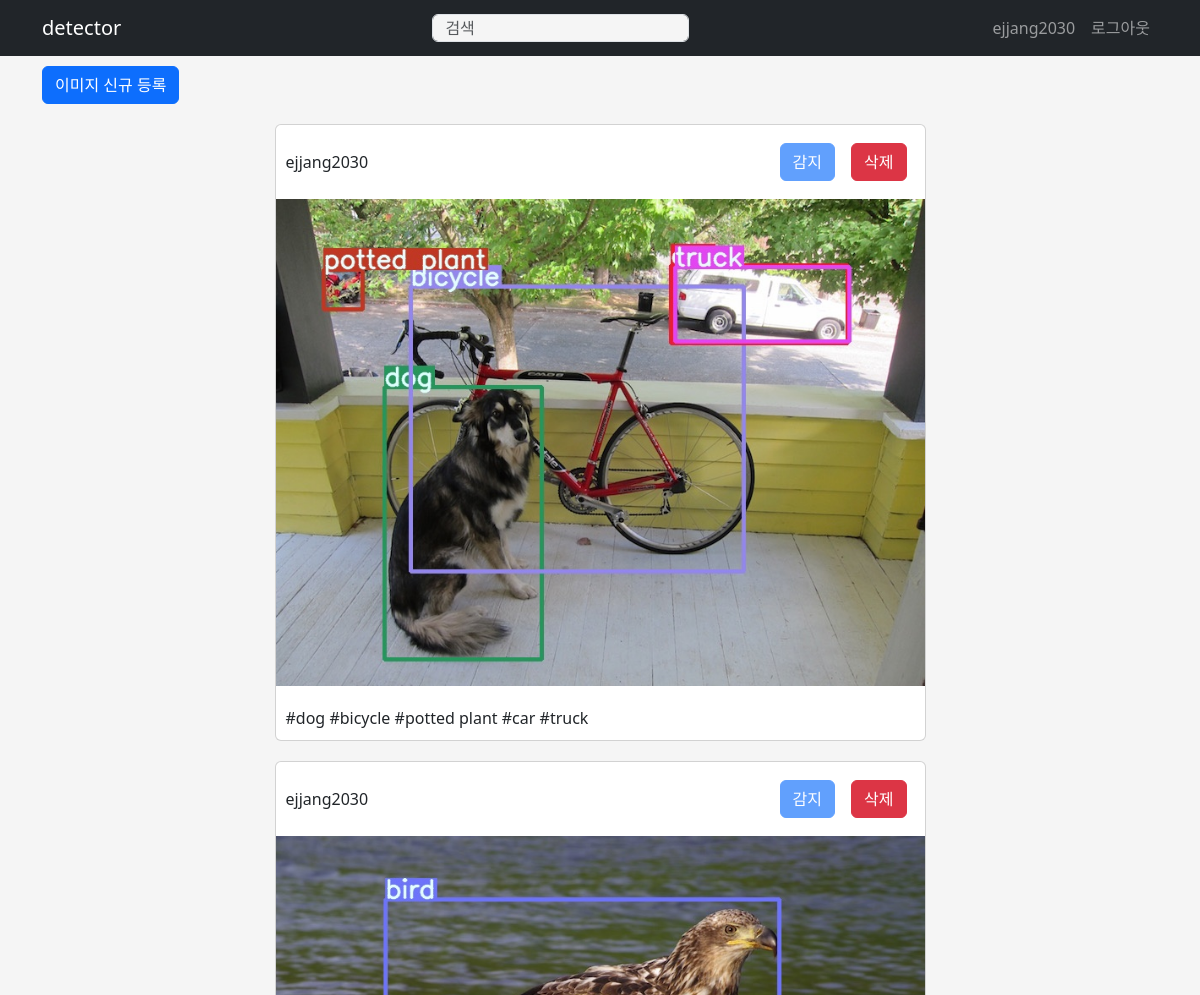
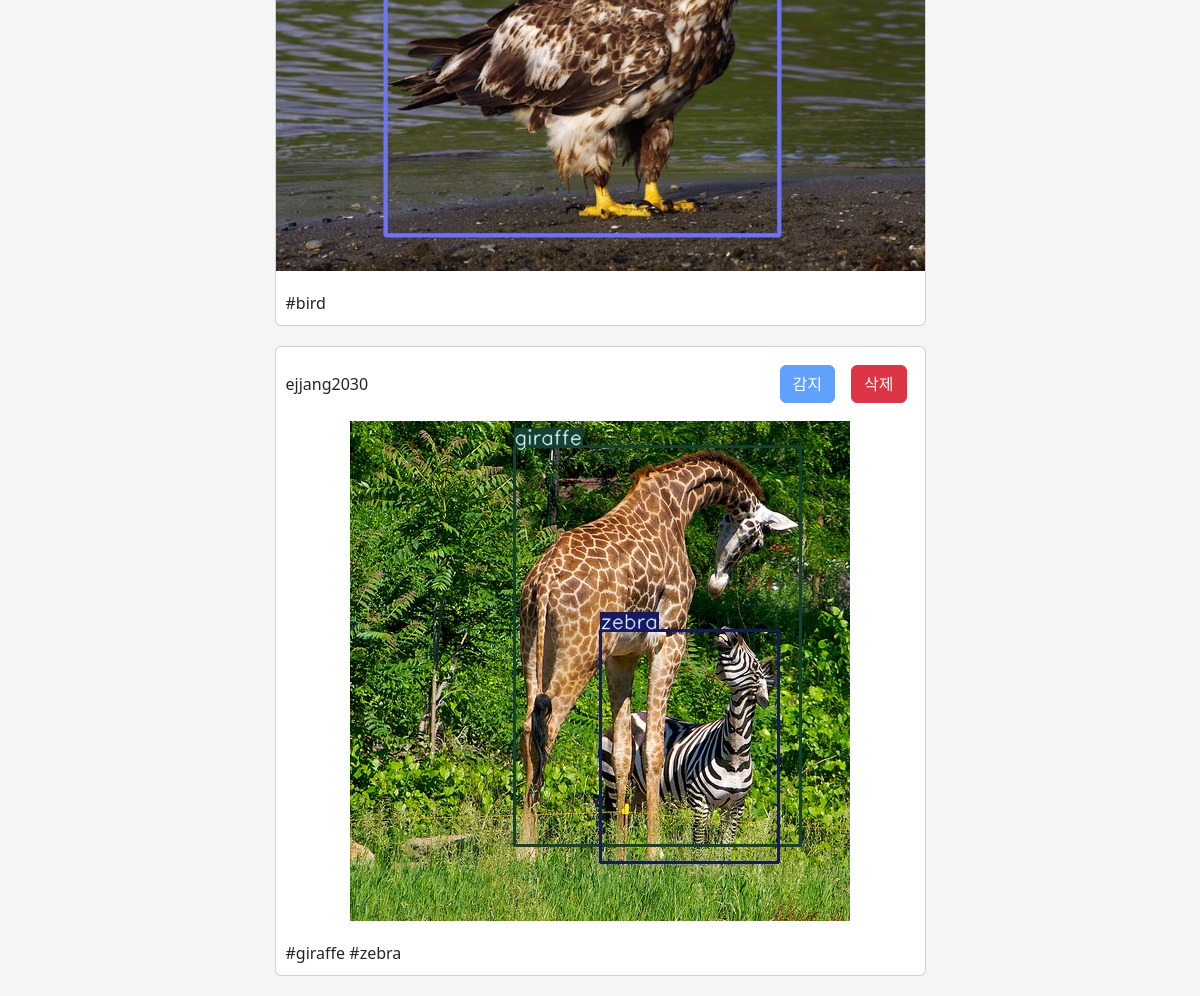
The page / (signed in) on the database its author committed (2 pictures, top to bottom).
### apps/crud/models.py (models this page shows, shortened)
class User(db.Model, UserMixin):
    __tablename__ = 'users'
    id = db.Column(db.Integer, primary_key=True)
    username = db.Column(db.String, index=True)
    email = db.Column(db.String, unique=True, index=True)
    password_hash = db.Column(db.String)
    created_at = db.Column(db.DateTime, default=datetime.now)
    updated_at = db.Column(
        db.DateTime,
        default=datetime.now,
        onupdate=datetime.now
    )
    user_images = db.relationship("UserImage", backref='user')
    @property
    def password(self):
        raise AttributeError("읽어 들일 수 없음")
    @login_manager.user_loader
    def load_user(user_id):
        return User.query.get(user_id)

### apps/detector/models.py (models this page shows)
class UserImage(db.Model):
    __tablename__ = 'user_images'
    id = db.Column(db.Integer, primary_key=True)
    user_id = db.Column(db.String, db.ForeignKey('users.id'))
    image_path = db.Column(db.String)
    is_detected = db.Column(db.Boolean, default=False)
    created_at = db.Column(db.DateTime, default=datetime.now)
    updated_at = db.Column(
        db.DateTime, default=datetime.now, onupdate=datetime.now
    )

class UserImageTag(db.Model):
    __tablename__ = "user_image_tags"
    id = db.Column(db.Integer, primary_key=True)
    user_image_id = db.Column(db.String, db.ForeignKey('user_images.id'))
    tag_name = db.Column(db.String)
    created_at = db.Column(db.DateTime, default=datetime.now)
    updated_at = db.Column(db.DateTime, default=datetime.now, onupdate=datetime.now)

### apps/detector/views.py (the view)
@dt.route('/')
def index():
    user_images = (
        db.session.query(User, UserImage)
            .join(UserImage)
            .filter(User.id == UserImage.user_id)
            .all()
    )
    user_image_tag_dict = {}
    for user_image in user_images:
        user_image_tags = (
            db.session.query(UserImageTag)
                .filter(UserImageTag.user_image_id == user_image.UserImage.id)
                .all()
        )
        user_image_tag_dict[user_image.UserImage.id] = user_image_tags
    detector_form = DetectorForm()
    delete_form = DeleteForm()
    return render_template(
        'detector/index.html',
        user_images=user_images,
        user_image_tag_dict=user_image_tag_dict,
        detector_form=detector_form,
        delete_form=delete_form
    )

### apps/detector/forms.py
class DetectorForm(FlaskForm):
    submit = SubmitField('감지')

class DeleteForm(FlaskForm):
    submit = SubmitField("삭제")

### apps/detector/templates/detector/index.html (shortened to what this page needs)
{% extends 'detector/base.html' %}
{% block content %}
<div class="col-md-10 text-right dt-image-register-btn">
    <a href="{{ url_for('detector.upload_image') }}" class="btn btn-primary">
        이미지 신규 등록
    </a>
</div>
{% for user_image in user_images %}
<div class="card col-md-7 dt-image-content">
    <header class="d-flex justify-content-between">
        <div class="dt-image-username">{{ user_image.User.username }}</div>
        <div class="d-flex flex-row-reverse">
            <div class="p-2">
                <form
                    action="{{ url_for('detector.delete_image', image_id=user_image.UserImage.id) }}"
                    method="POST"
                >
                    {% if current_user.id == user_image.User.id %}
                    {{ delete_form.submit(class="btn btn-danger") }}
                    {% else %}
                    {{ delete_form.submit(class="btn btn-danger", disabled="disabled") }}
                    {% endif %}
                </form>
            </div>
            <div class="p-2">
                <form
                    action="{{ url_for('detector.detect', image_id=user_image.UserImage.id) }}"
                    method="POST"
                >
                    {% if current_user.id == user_image.User.id and user_image.UserImage.is_detected == False %}
                    {{ detector_form.submit(class="btn btn-primary") }}
                    {% else %}
                    {{ detector_form.submit(class="btn btn-primary", disabled="disabled") }}
                    {% endif %}
                </form>
            </div>
        </div>
    </header>
    <section>
        <img
            src="{{ url_for('detector.image_file', filename=user_image.UserImage.image_path) }}"
            alt="업로드 이미지"
        />
    </section>
    <footer>
        {% for tag in user_image_tag_dict[user_image.UserImage.id] %}
            #{{ tag.tag_name }}
        {% endfor %}
    </footer>
</div>
{% endfor %}
{% endblock %}

### apps/detector/templates/detector/base.html (shortened to what this page needs)
<!DOCTYPE html>
<html lang="ko">
    <head>
        <link rel="stylesheet" href="{{ url_for('static', filename='css/bootstrap.min.css') }}" />
        <link rel="stylesheet" href="{{ url_for('static', filename='css/style.css') }}" />
    </head>
    <body>
        <nav class="navbar navbar-expand-lg navbar-dark bg-dark">
            <div class="container">
                <a class="navbar-brand " href="{{ url_for('detector.index') }}">detector</a>
                {% if url_for(request.endpoint) == url_for('detector.index') or url_for(request.endpoint) == url_for('detector.search') %}
                <div class="btn-group">
                    <form
                        method="GET"
                        action="{{ url_for('detector.search') }}"
                        name="dtSearchForm"
                    >
                        {% if request.args.get("search") %}
                        <input
                            type="search"
                            id="dt-search"
                            class="form-control col-md-12 dt-search"
                            placeholder="검색"
                            name="search"
                            value="{{ request.args.get('search') }}"
                        />
                        {% else %}
                        <input
                            type="search"
                            id="dt-search" class="form-control col-md-12 dt-search"
                            placeholder="검색"
                            name="search"
                        />
                        {% endif %}
                    </form>
                </div>
                {% endif %}
                <ul class="navbar-nav">
                    {% if current_user.is_authenticated %}
                    <li class="nav-item">
                        <span class="nav-link">{{ current_user.username }}</span>
                    </li>
                    <li class="nav-item">
                        <a href="{{ url_for('auth.logout') }}" class="nav-link">로그아웃</a>
                    </li>
                    {% endif %}
                </ul>
            </div>
        </nav>
        <section class="container">
            {% block content %}{% endblock %}
        </section>
    </body>
</html>

### apps/static/css/style.css (style rules this page uses)
body { background-color: #f5f5f5; }
input[type="search"] { background-color: #f5f5f5; }
.dt-search { height: 28px !important; }
.dt-image-content { margin: 20px auto; padding: 0; }
.dt-image-username { padding-top: 15px; }
.dt-image-register-btn { padding: 10px 47px 0 0; }
.dt-image-content header { padding: 10px 10px 0 10px; }
.dt-image-content section { padding: 10px 0; margin: auto; }
.dt-image-content footer { padding: 10px; }
.dt-image-content section img { width: 100%; }

### rows shown on the page
User: username "ejjang2030", User.username "ejjang2030", image_path (picture)
UserImageTag: tag_name "dog"
UserImageTag: tag_name "bicycle"
UserImageTag: tag_name "potted plant"
UserImageTag: tag_name "car"
UserImageTag: tag_name "truck"
UserImageTag: tag_name "bird"
UserImageTag: tag_name "giraffe"
UserImageTag: tag_name "zebra"
